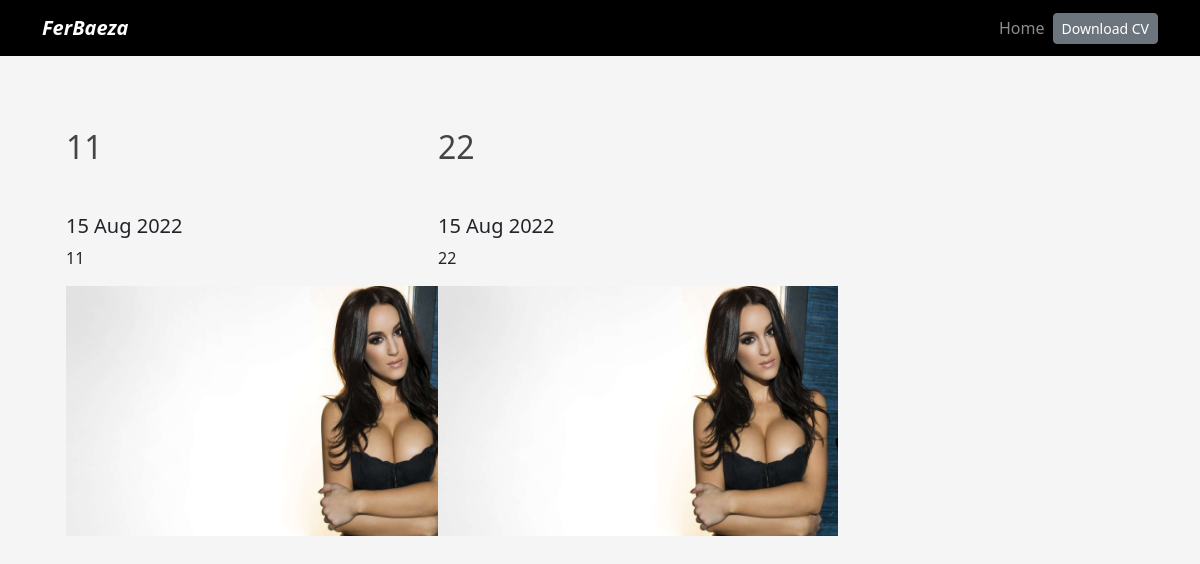
/blog/, run on an earlier commit of the app's database.
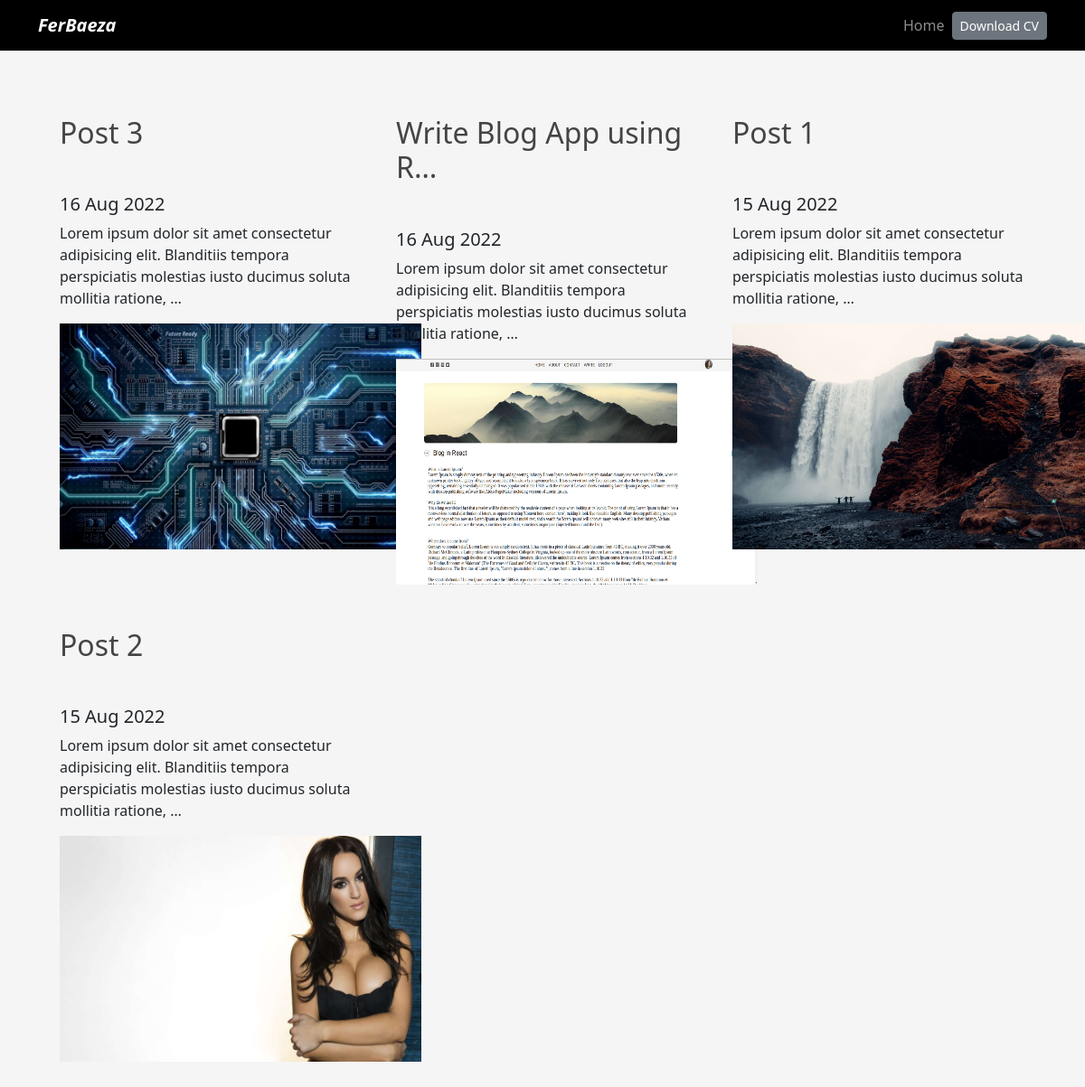
And on a later commit of the database.
### blog/models.py (models this page shows, shortened)
class Post(models.Model):
    title = models.CharField(default='',max_length=100)
    body = models.TextField(default='')
    image = models.ImageField(upload_to = 'images')
    date = models.DateField(default=datetime.date.today)

### blog/views.py (the view)
# urls.py: path('', views.renderPosts, name='posts'),
def renderPosts(request):
    total_posts = Post.objects.count()
    posts = Post.objects.order_by("-date")
    return render(request, "blog.html", {"posts": posts, "total_posts": total_posts})

### blog/templates/blog.html
{% extends 'layout.html' %}
{% block content %}
<div class="row my-4">
    {% for post in posts%}
    <div class="col-md-4 p-4">
        <a class="link" href="{% url 'blog:post_detail' post.id %}"><h2>{{post.title|truncatechars:23}}</h2></a>
        <h5 class="mt-5">{{post.date|date:'d M Y  '}}</h5>
        <p>{{post.body | truncatechars:150| striptags}}</p>
        <a href="{% url 'blog:post_detail' post.id %}">
            <img alt="{{ post.title}}" src="{{ post.image.url }}" width="400px" height="250px"/>
        </a>
    </div>
    {% endfor %}
</div>
{% endblock %}

What changed in the data, as far as the page shows it:
added Post: title "Post 3", date "16 Aug 2022", body "Lorem ipsum dolor sit amet consectetur adipisicing elit. Blanditiis tempora perspiciatis molestias iusto ducimus soluta mollitia ratione, …", image (picture)
added Post: title "Write Blog App using R…", date "16 Aug 2022", body "Lorem ipsum dolor sit amet consectetur adipisicing elit. Blanditiis tempora perspiciatis molestias iusto ducimus soluta mollitia ratione, …", image (picture)
changed Post: title "11" → "Post 1"; body "11" → "Lorem ipsum dolor sit amet consectetur adipisicing elit. Blanditiis tempora perspiciatis molestias iusto ducimus soluta mollitia ratione, …"; image: a different picture
changed Post: title "22" → "Post 2"; body "22" → "Lorem ipsum dolor sit amet consectetur adipisicing elit. Blanditiis tempora perspiciatis molestias iusto ducimus soluta mollitia ratione, …"
